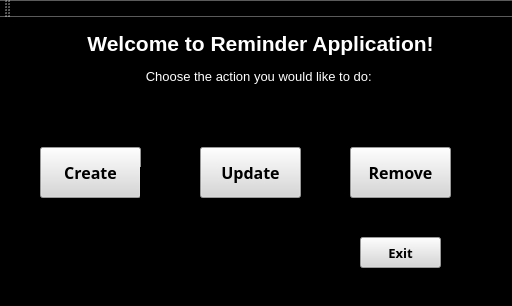
<?xml version="1.0" encoding="UTF-8"?>
<ui version="4.0">
 <class>MainWindow</class>
 <widget class="QMainWindow" name="MainWindow">
  <property name="geometry">
   <rect>
    <x>0</x>
    <y>0</y>
    <width>512</width>
    <height>306</height>
   </rect>
  </property>
  <property name="windowTitle">
   <string>MainWindow</string>
  </property>
  <property name="styleSheet">
   <string notr="true">background-color: rgb(0, 0, 0);</string>
  </property>
  <widget class="QWidget" name="centralWidget">
   <widget class="QPushButton" name="pushButton">
    <property name="geometry">
     <rect>
      <x>40</x>
      <y>130</y>
      <width>101</width>
      <height>51</height>
     </rect>
    </property>
    <property name="font">
     <font>
      <family>Calisto MT</family>
      <pointsize>12</pointsize>
      <weight>75</weight>
      <bold>true</bold>
     </font>
    </property>
    <property name="autoFillBackground">
     <bool>false</bool>
    </property>
    <property name="styleSheet">
     <string notr="true">background-color: rgb(214, 214, 214);</string>
    </property>
    <property name="text">
     <string>Create</string>
    </property>
    <property name="flat">
     <bool>false</bool>
    </property>
   </widget>
   <widget class="QLabel" name="label">
    <property name="geometry">
     <rect>
      <x>140</x>
      <y>150</y>
      <width>81</width>
      <height>51</height>
     </rect>
    </property>
    <property name="text">
     <string/>
    </property>
   </widget>
   <widget class="QPushButton" name="pushButton_2">
    <property name="geometry">
     <rect>
      <x>200</x>
      <y>130</y>
      <width>101</width>
      <height>51</height>
     </rect>
    </property>
    <property name="font">
     <font>
      <family>Calisto MT</family>
      <pointsize>12</pointsize>
      <weight>75</weight>
      <bold>true</bold>
     </font>
    </property>
    <property name="styleSheet">
     <string notr="true">background-color: rgb(214, 214, 214);</string>
    </property>
    <property name="text">
     <string>Update</string>
    </property>
   </widget>
   <widget class="QPushButton" name="pushButton_3">
    <property name="geometry">
     <rect>
      <x>350</x>
      <y>130</y>
      <width>101</width>
      <height>51</height>
     </rect>
    </property>
    <property name="font">
     <font>
      <family>Calisto MT</family>
      <pointsize>12</pointsize>
      <weight>75</weight>
      <bold>true</bold>
     </font>
    </property>
    <property name="styleSheet">
     <string notr="true">background-color: rgb(214, 214, 214);</string>
    </property>
    <property name="text">
     <string>Remove</string>
    </property>
   </widget>
   <widget class="QPushButton" name="pushButton_4">
    <property name="geometry">
     <rect>
      <x>360</x>
      <y>220</y>
      <width>81</width>
      <height>31</height>
     </rect>
    </property>
    <property name="font">
     <font>
      <family>Calisto MT</family>
      <pointsize>10</pointsize>
      <weight>75</weight>
      <bold>true</bold>
     </font>
    </property>
    <property name="styleSheet">
     <string notr="true">background-color: rgb(214, 214, 214);</string>
    </property>
    <property name="text">
     <string>Exit</string>
    </property>
   </widget>
   <widget class="QTextEdit" name="textEdit">
    <property name="geometry">
     <rect>
      <x>0</x>
      <y>10</y>
      <width>521</width>
      <height>81</height>
     </rect>
    </property>
    <property name="autoFillBackground">
     <bool>false</bool>
    </property>
    <property name="styleSheet">
     <string notr="true">background-color: rgb(0, 0, 0);</string>
    </property>
    <property name="frameShape">
     <enum>QFrame::NoFrame</enum>
    </property>
    <property name="lineWidth">
     <number>0</number>
    </property>
    <property name="html">
     <string>&lt;!DOCTYPE HTML PUBLIC &quot;-//W3C//DTD HTML 4.0//EN&quot; &quot;http://www.w3.org/TR/REC-html40/strict.dtd&quot;&gt;
&lt;html&gt;&lt;head&gt;&lt;meta name=&quot;qrichtext&quot; content=&quot;1&quot; /&gt;&lt;style type=&quot;text/css&quot;&gt;
p, li { white-space: pre-wrap; }
&lt;/style&gt;&lt;/head&gt;&lt;body style=&quot; font-family:'MS Shell Dlg 2'; font-size:8.25pt; font-weight:400; font-style:normal;&quot;&gt;
&lt;p align=&quot;center&quot; style=&quot; margin-top:0px; margin-bottom:0px; margin-left:0px; margin-right:0px; -qt-block-indent:0; text-indent:0px;&quot;&gt;&lt;span style=&quot; font-size:16pt; font-weight:600; color:#ffffff;&quot;&gt;Welcome to Reminder Application!&lt;/span&gt;&lt;/p&gt;
&lt;p align=&quot;center&quot; style=&quot;-qt-paragraph-type:empty; margin-top:0px; margin-bottom:0px; margin-left:0px; margin-right:0px; -qt-block-indent:0; text-indent:0px; color:#ffffff;&quot;&gt;&lt;br /&gt;&lt;/p&gt;
&lt;p align=&quot;center&quot; style=&quot; margin-top:0px; margin-bottom:0px; margin-left:0px; margin-right:0px; -qt-block-indent:0; text-indent:0px;&quot;&gt;&lt;span style=&quot; font-size:10pt; color:#ffffff;&quot;&gt;Choose the action you would like to do: &lt;/span&gt;&lt;/p&gt;&lt;/body&gt;&lt;/html&gt;</string>
    </property>
   </widget>
  </widget>
  <widget class="QMenuBar" name="menuBar">
   <property name="geometry">
    <rect>
     <x>0</x>
     <y>0</y>
     <width>512</width>
     <height>21</height>
    </rect>
   </property>
  </widget>
  <widget class="QToolBar" name="mainToolBar">
   <attribute name="toolBarArea">
    <enum>TopToolBarArea</enum>
   </attribute>
   <attribute name="toolBarBreak">
    <bool>false</bool>
   </attribute>
  </widget>
  <widget class="QStatusBar" name="statusBar"/>
 </widget>
 <layoutdefault spacing="6" margin="11"/>
 <resources/>
 <connections/>
</ui>
